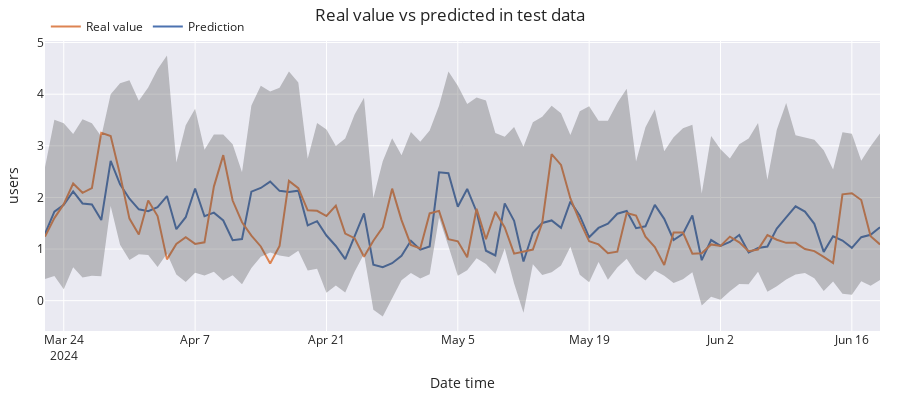

Notebook code cell kept with this figure:
### Code cell
# Plot intervals
# ==============================================================================
plot_predicted_intervals(
    predictions     = predictions,
    y_true          = df_test,
    target_variable = "wave_height",
    # initial_x_zoom  = None,
    title           = "Real value vs predicted in test data",
    xaxis_title     = "Date time",
    yaxis_title     = "users",
)

# Predicted interval coverage (on test data)
# ==============================================================================
coverage = empirical_coverage(
    y = df_test['wave_height'],
    lower_bound = predictions["lower_bound"], 
    upper_bound = predictions["upper_bound"]
)
print(f"Predicted interval coverage: {round(100*coverage, 2)} %")

# Area of the interval
# ==============================================================================
area = (predictions["upper_bound"] - predictions["lower_bound"]).sum()
print(f"Area of the interval: {round(area, 2)}")
